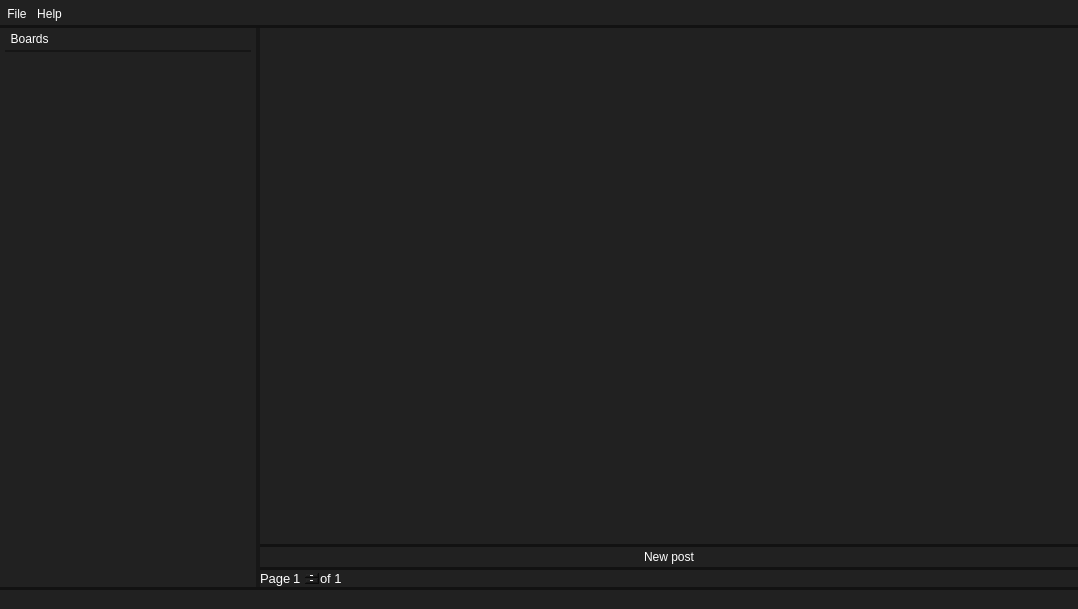
<?xml version="1.0" encoding="UTF-8"?>
<ui version="4.0">
 <class>MainWindow</class>
 <widget class="QMainWindow" name="MainWindow">
  <property name="geometry">
   <rect>
    <x>0</x>
    <y>0</y>
    <width>1078</width>
    <height>609</height>
   </rect>
  </property>
  <property name="windowTitle">
   <string>4QT</string>
  </property>
  <property name="styleSheet">
   <string notr="true">* {
	color: #ffffff;
	background-color: #212121;
	border: none;
}

QDockWidget::title {
	padding: 4px;
}

QMenuBar {
	padding: 5px 2px;
	border-bottom: 3px solid #121212;
	spacing: 0px;
}

QMenuBar::item {
    background: transparent;
    border-color: none;
	padding: 2px 5px;
}

QMenuBar::item:selected {
	border-color: none;
    background: #121212;
}

QMenuBar::item:pressed {
    border-color: none;
	background: #121212;
}

QMenu::item:selected {
    background: #121212;
}

QStatusBar {
	border-top: 3px solid #121212;
}

QMainWindow {
	margin: 0;
}

QMainWindow::separator {
	/*
	border: none;
	border-left: 1px solid #121212;
	*/
	background-color: #aa121212;
	width:4px;
}

QListWidget::item:hover
{
    background: #22000000;
}

QListWidget::item:selected
{
    background: #00000000;
}

QListWidget::item:selected:active { background: transparent;}
QListWidget::item:selected:!active { background: transparent;}
QListWidget::item:alternate { background: transparent;}</string>
  </property>
  <widget class="QWidget" name="centralwidget">
   <layout class="QVBoxLayout" name="verticalLayout_2">
    <property name="spacing">
     <number>0</number>
    </property>
    <property name="leftMargin">
     <number>0</number>
    </property>
    <property name="topMargin">
     <number>0</number>
    </property>
    <property name="rightMargin">
     <number>0</number>
    </property>
    <property name="bottomMargin">
     <number>0</number>
    </property>
    <item>
     <widget class="QListWidget" name="listWidget_2">
      <property name="mouseTracking">
       <bool>true</bool>
      </property>
      <property name="autoFillBackground">
       <bool>true</bool>
      </property>
      <property name="styleSheet">
       <string notr="true">
QScrollBar::add-line:vertical {
     border: none;
     background: #00000000;
}
QScrollBar::sub-line:vertical {
     border: none;
     background: none;
}
QScrollBar::handle:vertical {
     border: none;
     border-radius: 2px;
     background: #aaffffff;
     width: 10px;
}
QScrollBar {
     width: 8px;
     margin-top: 4px;
     border-radius: 90;
     margin-right: 4px;
     margin-bottom: 4px;
}</string>
      </property>
      <property name="frameShadow">
       <enum>QFrame::Sunken</enum>
      </property>
      <property name="horizontalScrollBarPolicy">
       <enum>Qt::ScrollBarAlwaysOff</enum>
      </property>
      <property name="editTriggers">
       <set>QAbstractItemView::DoubleClicked</set>
      </property>
      <property name="showDropIndicator" stdset="0">
       <bool>false</bool>
      </property>
      <property name="defaultDropAction">
       <enum>Qt::IgnoreAction</enum>
      </property>
      <property name="selectionMode">
       <enum>QAbstractItemView::ContiguousSelection</enum>
      </property>
      <property name="verticalScrollMode">
       <enum>QAbstractItemView::ScrollPerPixel</enum>
      </property>
      <property name="horizontalScrollMode">
       <enum>QAbstractItemView::ScrollPerPixel</enum>
      </property>
     </widget>
    </item>
    <item>
     <widget class="QPushButton" name="pushButton">
      <property name="styleSheet">
       <string notr="true">border-top:3px solid #121212; border-bottom:3px solid #121212; padding: 3px;</string>
      </property>
      <property name="text">
       <string>New post</string>
      </property>
     </widget>
    </item>
    <item>
     <layout class="QHBoxLayout" name="horizontalLayout">
      <item>
       <widget class="QLabel" name="label">
        <property name="sizePolicy">
         <sizepolicy hsizetype="Maximum" vsizetype="Preferred">
          <horstretch>0</horstretch>
          <verstretch>0</verstretch>
         </sizepolicy>
        </property>
        <property name="font">
         <font>
          <pointsize>10</pointsize>
         </font>
        </property>
        <property name="text">
         <string>Page</string>
        </property>
       </widget>
      </item>
      <item>
       <widget class="QSpinBox" name="spinBox">
        <property name="sizePolicy">
         <sizepolicy hsizetype="Maximum" vsizetype="Fixed">
          <horstretch>0</horstretch>
          <verstretch>0</verstretch>
         </sizepolicy>
        </property>
        <property name="font">
         <font>
          <pointsize>10</pointsize>
         </font>
        </property>
        <property name="buttonSymbols">
         <enum>QAbstractSpinBox::PlusMinus</enum>
        </property>
        <property name="minimum">
         <number>1</number>
        </property>
        <property name="maximum">
         <number>1</number>
        </property>
       </widget>
      </item>
      <item>
       <widget class="QLabel" name="label_2">
        <property name="font">
         <font>
          <pointsize>10</pointsize>
         </font>
        </property>
        <property name="text">
         <string>of 1</string>
        </property>
       </widget>
      </item>
     </layout>
    </item>
   </layout>
  </widget>
  <widget class="QMenuBar" name="menubar">
   <property name="geometry">
    <rect>
     <x>0</x>
     <y>0</y>
     <width>1078</width>
     <height>33</height>
    </rect>
   </property>
   <widget class="QMenu" name="menuFile">
    <property name="title">
     <string>File</string>
    </property>
    <addaction name="actionQuit"/>
   </widget>
   <widget class="QMenu" name="menuHelp">
    <property name="title">
     <string>Help</string>
    </property>
    <addaction name="actionHelp"/>
   </widget>
   <addaction name="menuFile"/>
   <addaction name="menuHelp"/>
  </widget>
  <widget class="QStatusBar" name="statusbar"/>
  <widget class="QDockWidget" name="dockWidget">
   <property name="features">
    <set>QDockWidget::DockWidgetMovable</set>
   </property>
   <property name="windowTitle">
    <string>  Boards</string>
   </property>
   <attribute name="dockWidgetArea">
    <number>1</number>
   </attribute>
   <widget class="QWidget" name="dockWidgetContents">
    <layout class="QVBoxLayout" name="verticalLayout">
     <property name="spacing">
      <number>0</number>
     </property>
     <property name="leftMargin">
      <number>0</number>
     </property>
     <property name="topMargin">
      <number>0</number>
     </property>
     <property name="rightMargin">
      <number>0</number>
     </property>
     <property name="bottomMargin">
      <number>0</number>
     </property>
     <item>
      <widget class="Line" name="line">
       <property name="styleSheet">
        <string notr="true">border-radius: 90;
border-top: 2px solid #BB121212;
margin: 0 5px;
</string>
       </property>
       <property name="frameShadow">
        <enum>QFrame::Sunken</enum>
       </property>
       <property name="orientation">
        <enum>Qt::Horizontal</enum>
       </property>
      </widget>
     </item>
     <item>
      <widget class="QListWidget" name="listView_2">
       <property name="styleSheet">
        <string notr="true">QListWidget::item{
	color: #ffffff;
	margin-right: 8px;
	margin-top: 0px;
	margin-bottom: 0px;
	border: none;
}

QListWidget::item:hover {
	color: #ffffff;
	background: #22000000;
	padding-left:8px;
	border: none;
}

QListWidget::item:selected,
QListWidget::item:selected:active,
QListWidget::item:selected:!active {
	color: #ffffff;
	background: #66000000;
	padding-left:8px;
	border: none;
}

QScrollBar::add-line:vertical {
     border: none;
     background: #00000000;
}
QScrollBar::sub-line:vertical {
     border: none;
     background: none;
}
QScrollBar::handle:vertical {
     border: none;
     border-radius: 2px;
     background: #aaffffff;
     width: 10px;
}
QScrollBar {
     width: 8px;
     margin-top: 4px;
     border-radius: 90;
     margin-right: 4px;
     margin-bottom: 4px;
}</string>
       </property>
      </widget>
     </item>
    </layout>
   </widget>
  </widget>
  <action name="actionQuit">
   <property name="text">
    <string>Quit</string>
   </property>
   <property name="shortcut">
    <string>Ctrl+Q</string>
   </property>
  </action>
  <action name="actionHelp">
   <property name="text">
    <string>Help</string>
   </property>
   <property name="shortcut">
    <string>Ctrl+R</string>
   </property>
  </action>
 </widget>
 <resources/>
 <connections/>
</ui>
